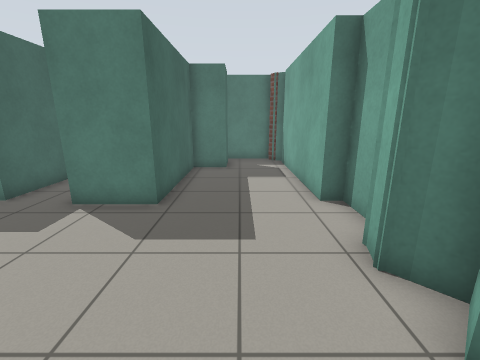
view 1 (above)

14 first-person views from a walk through a Gazebo world. The camera is 1.2 m above the floor, tilts 14° down and sees 90° across. The lines on the ground mark 1 m squares. The floor is counted in squares, 0.5 m on a side. Each view is taken from the middle of a square. On the plan, view 1 faces up. The plan holds only what a view shows up to about 16 squares ahead; the rest is blank.

view 2
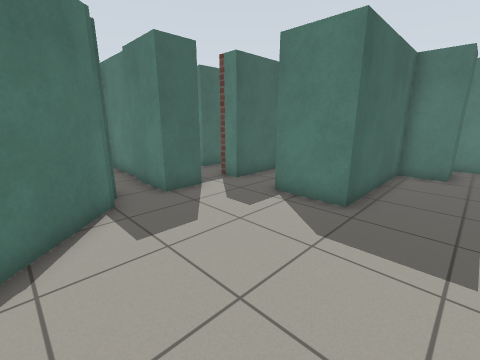

view 3
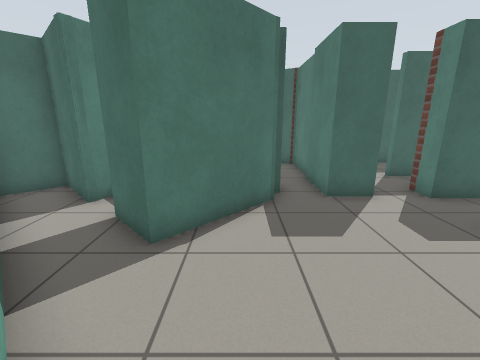

view 4
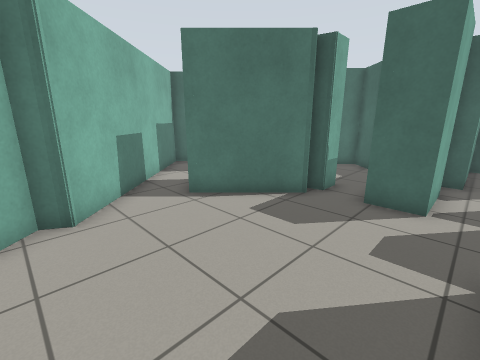

view 5
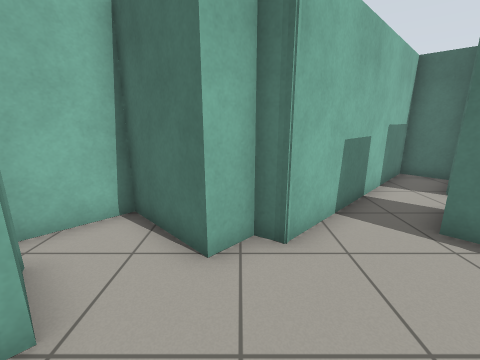

view 6
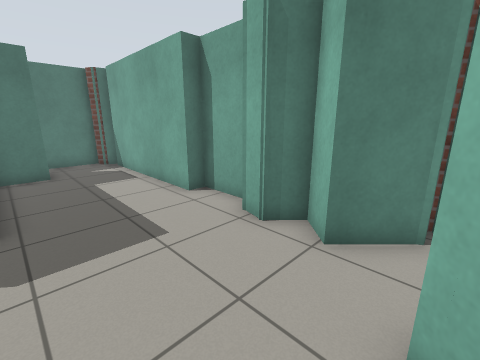

view 7
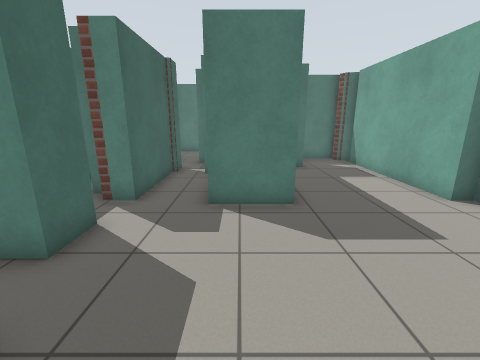

view 8
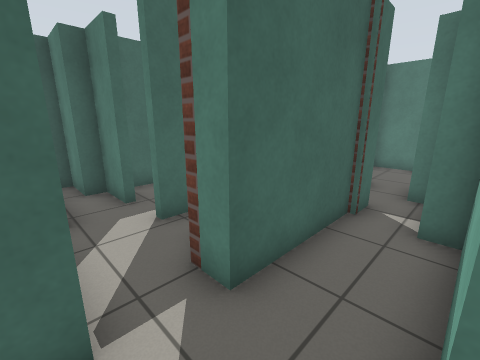

view 9
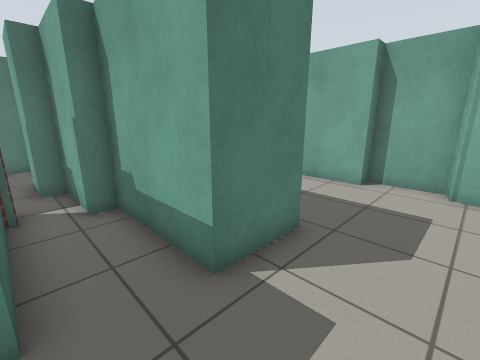

view 10
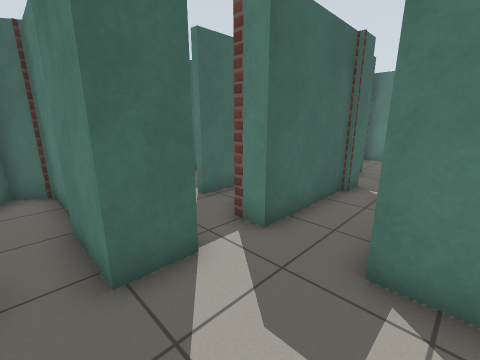

view 11
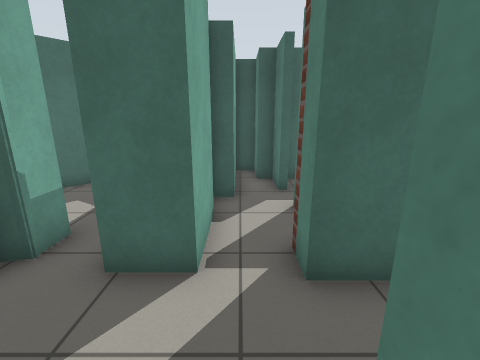

view 12
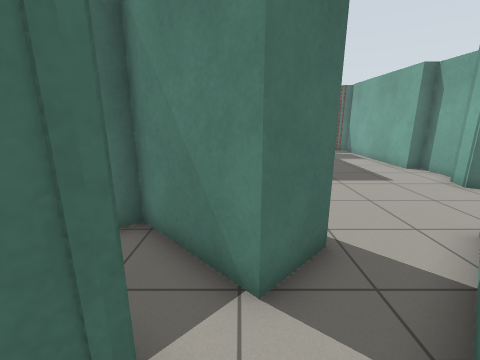

view 13
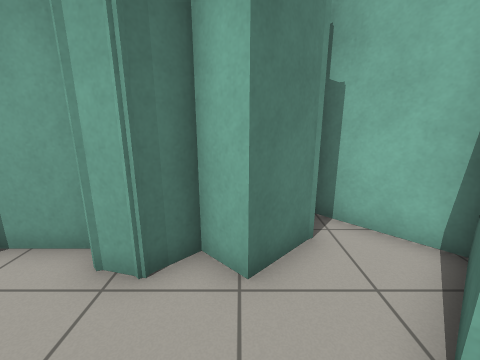

view 14
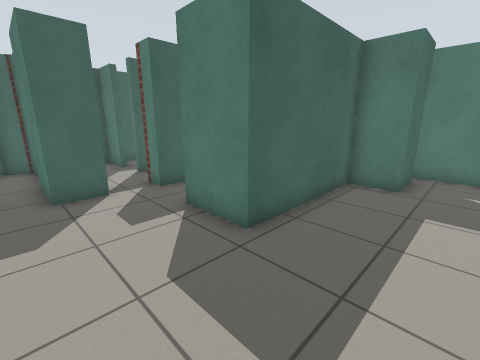

### Floor plan
Points are (right, up) in squares from view 1. A wall is a line through its corners. A room is listed if a view was taken in it or the views show most of it. See-through windows are left out.
Room 1 (views 1, 2, 3, 4, 5, 6, 7, 8, 9, 10, 11, 12, 13, 14)
walls: (2.5, 7) (2.5, 14); (-7.2, 2.1) (-4.3, -0.8) (-5.7, -2.2) (-8.3, 0.4) (-8.7, 0); (-7.8, 2.3) (-7.7, 1.8); (-8.6, 5.3) (-7.4, 5.3) (-7.4, 3.8); (-5.6, 10.9) (-5.6, 13.6) (-6.3, 13.6) (-6.3, 15.6); (3.7, 0.4) (2.3, 1.9) (3.1, 2.7) (2.3, 3.5) (2.5, 4.4) (3.2, 4.5) (3.2, 7); (-7.2, 11.4) (-7.2, 7) (-8.2, 7); (-7, 12.4) (-7, 11.2); (-0.7, 14.4) (-0.7, 12.4) (-2.4, 12.4) (-2.4, 6.7) (-4.9, 6.7) (-4.9, 10.9); (-7.1, -3.3) (-6.8, -3.5) (-7, -3.9); (-7.5, -3.1) (-6.8, -3.5); (-6.8, -3.6) (-8.7, -5.5) (-7.4, -6.8) (-0.9, -0.4) (-0.3, -0.7) (0.6, 0.2) (2.8, -2.1) (5, 0.1); (2.7, 14.4) (2.1, 14.6) (1.8, 15); (2, 15.3) (-0.9, 15.3); (-7.8, 15.1) (-7.8, 14.6)
ways out: opening at (-8.5, 3); opening at (-8, 6); opening at (-7, 14.5)

Positions as (right, up) in squares from view 1, and headings:
1: (0, 0), facing up
2: (0, 0), facing up-left
3: (0, 1), facing left
4: (0, 6), facing down-left
5: (0, 4), facing down
6: (-2, 0), facing up-right
7: (-4, 0), facing up
8: (-5, 5), facing up-left
9: (-7, 4), facing up-right
10: (-4, 3), facing up-left
11: (-4, 6), facing left
12: (-6, -5), facing up
13: (-1, 2), facing right
14: (1, 3), facing up-left
